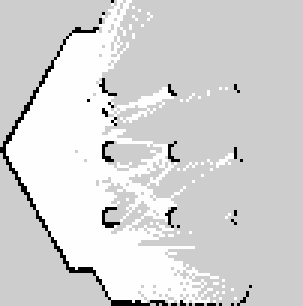
#> input picture map.pgm, 101 x 102 px (shown 3 times larger)
$ python main.py
#> lines starting #> are read from the running program, lines starting #| are printed output that depends on the picture; after the words box and inside, x2 and y2 are one past the last pixel; in counts of white or black regions, pixels touching at a corner belong together
import numpy as np
import cv2
import os
from typing import List, Tuple
from scipy.optimize import linear_sum_assignment
from skimage.graph import route_through_array

# ---------------- Détection des points d'intérêt ----------------
class DetectionPointsInterets:
    """Détection ultra-optimisée des points d'intérêt + visualisation avec robots et trajets."""

    def __init__(self, path: str, top_k: int = 50, dossier_debug: str = "debug"):
        self.top_k = top_k
        self.dossier_debug = dossier_debug
        self.valeur_pixel_supprime = -999999
        os.makedirs(dossier_debug, exist_ok=True)

        # Pipeline principal
        self.img = self.lecture_image(path)
        self.metriques_physiques()
        img_travail = self.transformer_valeurs(self.img)
        self.save(img_travail, "02_image_transformee.png")
        img_nettoyee = self.suppression_pixels_inutilisables(img_travail)
        self.heatmap_normalisee = self.lissage_normalisation(img_nettoyee)
        self.save(self.heatmap_normalisee, "07_heatmap_normalisee.png")

        # Génération des images
        self.enregistrer_heatmap_superposee()
        self.points_interet = self.topk_points_interet(self.heatmap_normalisee, top_k=self.top_k)
        self.enregistrer_heatmap_overlay_avec_points()

    # ---------- Utilitaires ----------
    def save(self, img, filename):
        """Enregistre une image float32 en PNG."""
        out = img.copy()
        out[out <= self.valeur_pixel_supprime] = 0.0
        out = (out - out.min()) / (out.max() - out.min() + 1e-9)
        out8 = (out * 255).astype(np.uint8)
        cv2.imwrite(os.path.join(self.dossier_debug, filename), out8)

    # ---------- Lecture ----------
    def lecture_image(self, path: str) -> np.ndarray:
#> called with path = 'map.pgm'
        img = cv2.imread(path, cv2.IMREAD_GRAYSCALE)
#> img is the input picture: shape (102, 101); min 0, max 254, mean 212.7
        if img is None:
            raise FileNotFoundError(f"Impossible de lire l'image : {path}")
        self.hauteur, self.largeur = img.shape
#> self.hauteur = 102; self.largeur = 101
        self.save(img, "01_image_originale.png")
        return img

    # ---------- Metrics physiques ----------
    def metriques_physiques(self):
        taille_pixel = 0.1
        taille_robot = 0.3
        h_px = max(1, int(taille_robot / taille_pixel))
        self.matrice_robot = np.ones((h_px, h_px), dtype=np.float32)

    # ---------- Transformation des valeurs ----------
    def transformer_valeurs(self, img: np.ndarray) -> np.ndarray:
        img_f = img.astype(np.float32)
        self.pixel_occupe = 0
        self.pixel_connu = 254
        self.pixel_inconnu = 205
        img_f[img == self.pixel_occupe] = -100
#> img_f: shape (102, 101) float32; min -100, max 254, mean 209.7
        img_f[img == self.pixel_connu] = 0
        img_f[img == self.pixel_inconnu] = 100
        return img_f

    # ---------- Suppression des pixels inutiles ----------
    def suppression_pixels_inutilisables(self, img: np.ndarray) -> np.ndarray:
        img_out = img.copy()
        # Suppression autour des obstacles
        kernel = self.matrice_robot / np.prod(self.matrice_robot.shape)
        mask_occ = (img_out == -100).astype(np.float32)
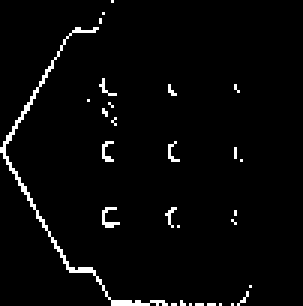
#> mask_occ: shape (102, 101) float32 (shown 3 times larger); values 0 (black) and 1 (white), 2.9% white in thin lines or dots, all inside (x1, y1, x2, y2) = (0, 0, 84, 102)
        zones = cv2.filter2D(mask_occ, -1, kernel, borderType=cv2.BORDER_CONSTANT)
        img_out[zones != 0] = self.valeur_pixel_supprime
#> img_out: shape (102, 101) float32; min -999999, max 100, mean -60891.5

        # Filtrage des inconnus isolés
        mask_known = (img_out == 0).astype(np.float32)
#> mask_known: shape (102, 101) float32; values 0 (black) and 1 (white), 26.4% white; 38 white regions (37 under 20 px), largest, box (x1, y1, x2, y2) and area: (3, 0, 73, 101) 2654
        filtre_voisins = np.array([
            [0.5,0.5,0.5,0.5,0.5],
            [0.5,1.0,1.0,1.0,0.5],
            [0.5,1.0,0.0,1.0,0.5],
            [0.5,1.0,1.0,1.0,0.5],
            [0.5,0.5,0.5,0.5,0.5]
        ], dtype=np.float32)
        voisins = cv2.filter2D(mask_known, -1, filtre_voisins, borderType=cv2.BORDER_CONSTANT)
        mask_valid = voisins > 1.0
#> mask_valid: shape (102, 101) bool; 39.9% white; 4 white regions (2 under 20 px), largest, box (x1, y1, x2, y2) and area: (1, 0, 80, 102) 4045, (60, 29, 72, 35) 43
        img_out[~mask_valid] = self.valeur_pixel_supprime
        img_out[mask_valid] *= voisins[mask_valid]
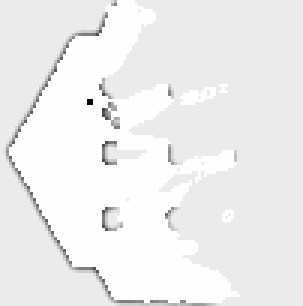
#> img_out: shape (102, 101) float32 (shown 3 times larger); min -12999987, max 1600, mean -794166.8; drawn with min black and max white
        self.save(img_out, "04_inconnus_filtrage_voisinage.png")
        return img_out

    # ---------- Lissage et normalisation ----------
    def lissage_normalisation(self, img: np.ndarray) -> np.ndarray:
        mask_suppr = img <= self.valeur_pixel_supprime
#> mask_suppr: shape (102, 101) bool; 64.5% white; 4 black regions (2 under 20 px), largest, box (x1, y1, x2, y2) and area: (3, 0, 80, 101) 3599, (60, 29, 72, 35) 43
        img2 = img.copy()

        # 2 passages de boxFilter
        for _ in range(2):
            tmp = img2.copy()
            tmp[mask_suppr] = 0
            img2[...] = cv2.boxFilter(tmp, -1, (3, 3), normalize=True)
            img2[mask_suppr] = self.valeur_pixel_supprime
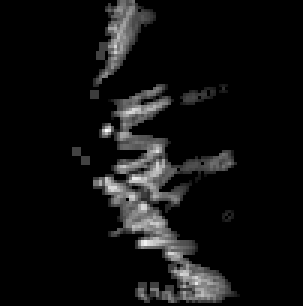
#> tmp: shape (102, 101) float32 (shown 3 times larger); min 0, max 683.3, mean 44.2; drawn with min black and max white

        valid = img2[~mask_suppr]
#> valid = 3661 values, max 521.6 at index 2885, min 0 at index 146, mean 117.8
        if valid.size == 0:
            return np.zeros_like(img2)
        mn, mx = valid.min(), valid.max()
#> mn = 0; mx = 521.6
        norm = np.zeros_like(img2) if mx == mn else (img2 - mn) / (mx - mn)
        norm[mask_suppr] = self.valeur_pixel_supprime
        return norm

    # ---------- Top-K points d'intérêt ----------
    def topk_points_interet(self, heatmap: np.ndarray, top_k: int) -> List[Tuple[int,int,float,int]]:
#> called with top_k = 50
        mask = heatmap > 0
#> mask: shape (102, 101) bool; 18.9% white; 6 white regions (2 under 20 px), largest, box (x1, y1, x2, y2) and area: (30, 28, 80, 101) 1507, (29, 0, 52, 34) 334, (23, 48, 31, 56) 46, (60, 29, 72, 35) 43
        num_labels, labels = cv2.connectedComponents(mask.astype(np.uint8))
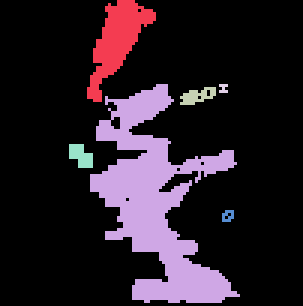
#> labels: shape (102, 101) int32 (shown 3 times larger); 7 distinct labels, from 0 to 6; one colour per label, 0 black
#> num_labels = 7
        points = []

        for lab in range(1, num_labels):
            ys, xs = np.where(labels == lab)
            if len(xs) == 0:
                continue
            scores = heatmap[ys, xs]
            idx_best = np.argmax(scores)
            zone_size = len(xs)
            points.append((xs[idx_best], ys[idx_best], float(scores[idx_best]), zone_size))
#> this loop made 6 passes
#> (idx_best, zone_size) on passes 1, 2, 3, 5: (217, 334), (1075, 1507), (24, 43), (12, 46)
#> (ys, xs, scores, idx_best, zone_size) on pass 4: ([28, 28, 28, 29, 30, 30, 30], [73, 74, 75, 74, 73, 74, 75], [0.058, 0.071, 0.058, 0.114, 0.058, 0.071, 0.058], 3, 7)
#> after the loop, points = [(39, 16, 0.821, 334), (48, 81, 1, 1507), (63, 32, 0.337, 43), (74, 29, 0.114, 7), (25, 50, 0.341, 46), (75, 71, 0.116, 12)]
#> in __init__, `self.points_interet = self.topk_points_interet(self.heatmap_normalisee..`: self.points_interet = [(48, 81, 1, 1507), (39, 16, 0.821, 334), (25, 50, 0.341, 46), (63, 32, 0.337, 43), (75, 71, 0.116, 12), (74, 29, 0.114, 7)]

        # Trier par taille puis score
        points.sort(key=lambda p: (-p[3], -p[2]))
        return points[:top_k]

    # ---------- Visualisation ----------
    def enregistrer_heatmap_superposee(self, alpha=0.55, colormap=cv2.COLORMAP_TURBO):
        img_orig_color = cv2.cvtColor(self.img, cv2.COLOR_GRAY2BGR)
        hm8 = (np.clip(self.heatmap_normalisee,0,1)*255).astype(np.uint8)
        overlay = cv2.addWeighted(cv2.applyColorMap(hm8, colormap), alpha, img_orig_color, 1-alpha, 0)
        cv2.imwrite(os.path.join(self.dossier_debug,"heatmap_overlay.png"), overlay)

    def enregistrer_heatmap_overlay_avec_points(self, alpha=0.55, colormap=cv2.COLORMAP_TURBO):
#> called with alpha = 0.55, colormap = 20
        img_orig_color = cv2.cvtColor(self.img, cv2.COLOR_GRAY2BGR)
        hm8 = (np.clip(self.heatmap_normalisee,0,1)*255).astype(np.uint8)
        overlay = cv2.addWeighted(cv2.applyColorMap(hm8, colormap), alpha, img_orig_color, 1-alpha, 0)
        for (x, y, _, _) in self.points_interet:
            cv2.drawMarker(overlay, (x, y), (0,0,255), markerType=cv2.MARKER_TILTED_CROSS, markerSize=6, thickness=1)
#> this loop made 6 passes
#> (x, y) on passes 1 to 6: (48, 81), (39, 16), (25, 50), (63, 32), (75, 71), (74, 29)
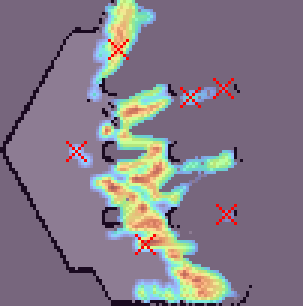
#> overlay: shape (102, 101, 3) (shown 3 times larger); mean B, G, R 134.1, 121.4, 131.3
        cv2.imwrite(os.path.join(self.dossier_debug,"heatmap_overlay_points.png"), overlay)

    def enregistrer_heatmap_overlay_points_robots(self, robots: List[Tuple[int,int]], targets: List[Tuple[int,int]], paths: List[List[Tuple[int,int]]], alpha=0.55, colormap=cv2.COLORMAP_TURBO):
        img_orig_color = cv2.cvtColor(self.img, cv2.COLOR_GRAY2BGR)
        hm8 = (np.clip(self.heatmap_normalisee,0,1)*255).astype(np.uint8)
        overlay = cv2.addWeighted(cv2.applyColorMap(hm8, colormap), alpha, img_orig_color, 1-alpha, 0)
        # Points
        for (x, y, _, _) in self.points_interet:
            cv2.drawMarker(overlay, (x, y), (0,0,255), markerType=cv2.MARKER_TILTED_CROSS, markerSize=6, thickness=1)
        # Robots
        for (rx, ry) in robots:
            cv2.circle(overlay, (rx, ry), 5, (255,0,0), -1)
        # Trajectoires
        for path in paths:
            for i in range(len(path)-1):
                cv2.line(overlay, path[i], path[i+1], (0,255,0), 2)
        cv2.imwrite(os.path.join(self.dossier_debug,"heatmap_overlay_points_robots.png"), overlay)


# ---------------- Multi-Robot Optimisé ----------------
class MultiRobot:
    def __init__(self, heatmap: np.ndarray, robots: List[Tuple[int,int]], points_interet: List[Tuple[int,int,float,int]]):
        self.heatmap = heatmap
        self.robots = robots
        self.points_interet = points_interet
        self.valeur_obstacle = -999999
        self.cost_map = np.ones_like(self.heatmap, dtype=np.float32)
        self.cost_map[self.heatmap <= self.valeur_obstacle] = np.inf

    def assign_targets_optimized(self):
        n_r, n_p = len(self.robots), len(self.points_interet)
#> n_r = 2; n_p = 6
        if n_r == 0 or n_p == 0:
            return [None]*n_r, [[] for _ in range(n_r)]

        # Calcul des coûts initiaux
        cost_matrix = np.full((n_r, n_p), np.inf, dtype=np.float32)
#> cost_matrix = [[inf, inf, inf, inf, inf, inf], [inf, inf, inf, inf, inf, inf]]
        paths_matrix = [[[] for _ in range(n_p)] for _ in range(n_r)]
        for i, (rx, ry) in enumerate(self.robots):
            for j, (px, py, score, size) in enumerate(self.points_interet):
                try:
                    path, cost = route_through_array(self.cost_map, start=(ry, rx), end=(py, px), fully_connected=True)
                    cost_matrix[i, j] = cost / (1 + size)
                    paths_matrix[i][j] = [(c, r) for r, c in path]
                except:
                    continue
#> after the loop, cost_matrix = [[0.0368, 0.074, 0.319, inf, inf, inf], [0.0421, 0.038, 0.576, inf, inf, inf]]

        # Assignation initiale via Hungarian
        row_ind, col_ind = linear_sum_assignment(cost_matrix)
#> row_ind = [0, 1]; col_ind = [0, 1]
        targets = [None]*n_r
#> targets = 2 items
        paths = [[] for _ in range(n_r)]
#> paths = [[], []]
        assigned_points = []
        for r, c in zip(row_ind, col_ind):
            if cost_matrix[r, c] < np.inf:
                targets[r] = (self.points_interet[c][0], self.points_interet[c][1])
                paths[r] = paths_matrix[r][c]
                assigned_points.append(self.points_interet[c][:2])
#> this loop made 2 passes
#> (r, c) on passes 1 to 2: (0, 0), (1, 1)
#> after the loop, assigned_points = [(48, 81), (39, 16)]; paths = 2 items; targets = [(48, 81), (39, 16)]

        # Réajuster les points trop proches
        for i in range(n_r):
            for j, (px, py, score, size) in enumerate(self.points_interet):
                if (px, py) in assigned_points:
                    continue
                dist = min(np.hypot(px - ax, py - ay) for (ax, ay) in assigned_points)
                cost_matrix[i, j] *= (1 + np.exp(-dist/5))  # pénalisation auto

        # Nouvelle assignation optimisée
        row_ind, col_ind = linear_sum_assignment(cost_matrix)
        targets = [None]*n_r
#> targets = 2 items
        paths = [[] for _ in range(n_r)]
#> paths = [[], []]
        for r, c in zip(row_ind, col_ind):
            if cost_matrix[r, c] < np.inf:
                targets[r] = (self.points_interet[c][0], self.points_interet[c][1])
                paths[r] = paths_matrix[r][c]
#> after the loop, paths = 2 items; targets = [(48, 81), (39, 16)]

        return targets, paths


# ---------------- Exemple d'utilisation ----------------
if __name__ == "__main__":
    import time
    a = time.time()
    det = DetectionPointsInterets("map.pgm", top_k=50)
    robots = [(25,35), (30,25)]
    multi = MultiRobot(det.heatmap_normalisee, robots, det.points_interet)
    targets, paths = multi.assign_targets_optimized()
#> targets = [(48, 81), (39, 16)]; paths = 2 items
    det.enregistrer_heatmap_overlay_points_robots(robots, targets, paths)
#> the loop in enregistrer_heatmap_overlay_points_robots, `for (x, y, _, _) in self.points_interet:` made 6 passes
#> after the loop in enregistrer_heatmap_overlay_points_robots, `for (rx, ry) in robots:`:
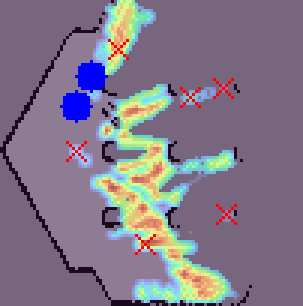
#> overlay: shape (102, 101, 3) (shown 3 times larger); 1.57% of pixels changed, all inside (x1, y1, x2, y2) = (20, 20, 36, 41)
#> the loop in enregistrer_heatmap_overlay_points_robots, `for path in paths:` made 2 passes
#> after the loop in enregistrer_heatmap_overlay_points_robots, `for path in paths:`:
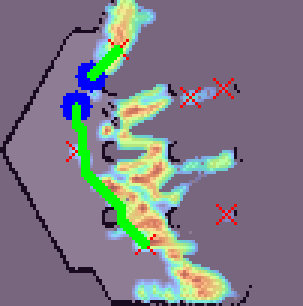
#> overlay: shape (102, 101, 3) (shown 3 times larger); 2.35% of pixels changed, all inside (x1, y1, x2, y2) = (24, 15, 50, 83)
    print("[INFO] Temps total :", time.time()-a)
